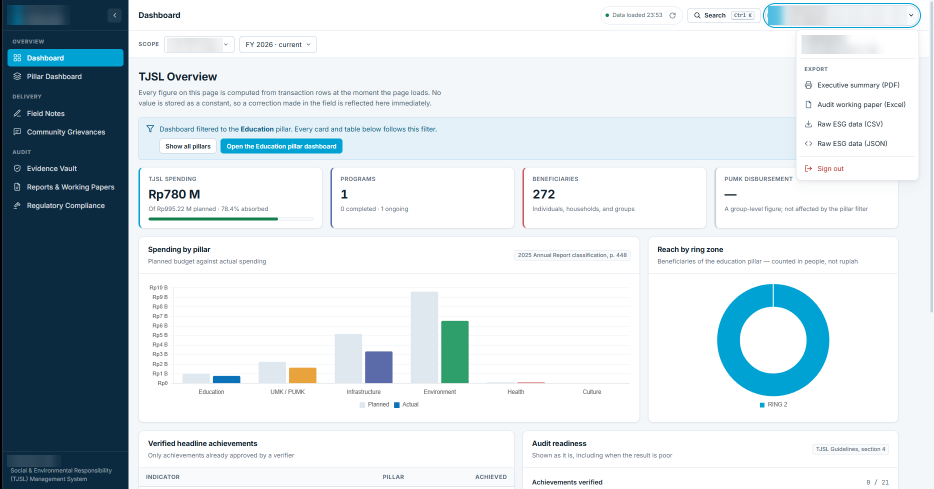
#> input picture src/assets/images/projects/climate-data-platform/dashboard-overview.png, 1868 x 977 px, found by its file name (shown at 1/2 size)
$ python prepare-evidence.py ../../src/assets/images/projects/climate-data-platform/dashboard-overview.png
#> lines starting #> are read from the running program, lines starting #| are printed output that depends on the picture
"""
Siapkan foto & screenshot bukti Climate Data Platform untuk website.

- Screenshot dasbor: logo klien, nama grup, nama staf, nama platform,
  nama file berisi nama klien, dan koordinat geotag disensor (pixelate + blur,
  tidak bisa dibaca ulang).
- Foto IoT: orientasi dibetulkan, metadata (EXIF/GPS) dibuang, foto yang
  memperlihatkan isi ruangan dipotong.

Sumber : source-files/climate-data-platform/originals/   (TIDAK dipublish)
Hasil  : src/assets/images/projects/climate-data-platform/

Jalankan dari folder proyek:
    python source-files/scripts/prepare-evidence.py            # buat gambar
    python source-files/scripts/prepare-evidence.py --preview  # cek kotak sensor
"""
import sys
from pathlib import Path

from PIL import Image, ImageDraw, ImageFilter, ImageOps

ROOT = Path(__file__).resolve().parents[2]
SRC = ROOT / "source-files" / "climate-data-platform" / "originals"
OUT = ROOT / "src" / "assets" / "images" / "projects" / "climate-data-platform"
PREVIEW = ROOT / "source-files" / "climate-data-platform" / "redaction-preview.png"

# Kotak yang disensor, dalam piksel gambar asli: (kiri, atas, kanan, bawah)
REDACT = {
    "dashboard-overview.png": [
        (14, 10, 140, 50),       # logo klien
        (1536, 12, 1814, 50),    # nama & jabatan staf (header)
        (1603, 70, 1770, 108),   # nama & jabatan staf (menu)
        (334, 76, 446, 104),     # nama grup klien
        (14, 910, 122, 934),     # nama platform
    ],
    "pillar-dashboard.png": [
        (12, 6, 138, 46),
        (1530, 8, 1812, 44),
        (331, 70, 444, 99),
        (12, 906, 118, 930),
    ],
    "regulatory-compliance.png": [
        (18, 12, 142, 52),
        (1535, 12, 1816, 50),
        (336, 76, 449, 104),
        (18, 910, 124, 934),
        (1322, 612, 1560, 634),  # nama file berisi nama klien
        (1322, 968, 1560, 988),
    ],
    "evidence-vault.png": [
        (12, 10, 138, 50),
        (1531, 10, 1813, 48),
        (333, 74, 446, 103),
        (12, 910, 118, 933),
        (1286, 683, 1404, 709),  # koordinat geotag
        (1286, 862, 1409, 888),
    ],
}

# Foto IoT: (nama asli, nama hasil, kotak potong atau None)
PHOTOS = [
    ("iot-unit-interior.jpg", "iot-unit-interior.jpg", None),
    ("iot-unit-enclosure-open.jpg", "iot-unit-enclosure-open.jpg", None),
    ("iot-unit-solar-mount.jpg", "iot-unit-solar-mount.jpg", (0, 720, 1152, 1560)),
]

# Thumbnail kartu karya (Home & Works), dipotong dari screenshot yang SUDAH disensor
THUMBS = [
    ("dashboard-overview.png", "thumb.png", (262, 128, 1290, 860)),
]


def redact(img, box):
    """Pixelate kasar lalu blur, supaya teks di dalam kotak tidak bisa dipulihkan."""
    region = img.crop(box)
    w, h = region.size
    block = 14
    small = region.resize((max(1, w // block), max(1, h // block)), Image.BILINEAR)
    region = small.resize((w, h), Image.NEAREST).filter(ImageFilter.GaussianBlur(6))
    img.paste(region, box[:2])


def preview():
    """Satu gambar berisi potongan setiap kotak (garis merah) untuk dicek manual."""
    tiles = []
    for name, boxes in REDACT.items():
        img = Image.open(SRC / name).convert("RGB")
        for box in boxes:
            pad = 30
            crop_box = (max(0, box[0] - pad), max(0, box[1] - pad),
                        min(img.width, box[2] + pad), min(img.height, box[3] + pad))
            tile = img.crop(crop_box)
            ImageDraw.Draw(tile).rectangle(
                (box[0] - crop_box[0], box[1] - crop_box[1],
                 box[2] - crop_box[0], box[3] - crop_box[1]), outline="red", width=2)
            tiles.append(tile)
    width = max(t.width for t in tiles)
    sheet = Image.new("RGB", (width, sum(t.height + 8 for t in tiles)), "white")
    y = 0
    for t in tiles:
        sheet.paste(t, (0, y))
        y += t.height + 8
    sheet.save(PREVIEW)
    print("preview:", PREVIEW)


def build():
    OUT.mkdir(parents=True, exist_ok=True)
    for name, boxes in REDACT.items():
        img = Image.open(SRC / name).convert("RGB")
#> img is the input picture: PIL image 1868x977 RGB; mean R, G, B 208.4, 218.4, 223.6
        for box in boxes:
            redact(img, box)
#> this loop made 5 passes
#> pass 1, in redact, `region = img.crop(box)`:
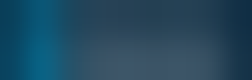
#> region: PIL image 126x40 RGB (shown 2 times larger); mean R, G, B 34, 73.1, 95.4
#> pass 2, in redact (call 2), `region = img.crop(box)`:
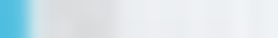
#> region: PIL image 278x38 RGB; mean R, G, B 215.8, 229.6, 235.6
        img.save(OUT / name, optimize=True)
        print("redacted:", name)
#> pass 2 of the loop in build, `for name, boxes in REDACT.items():`:
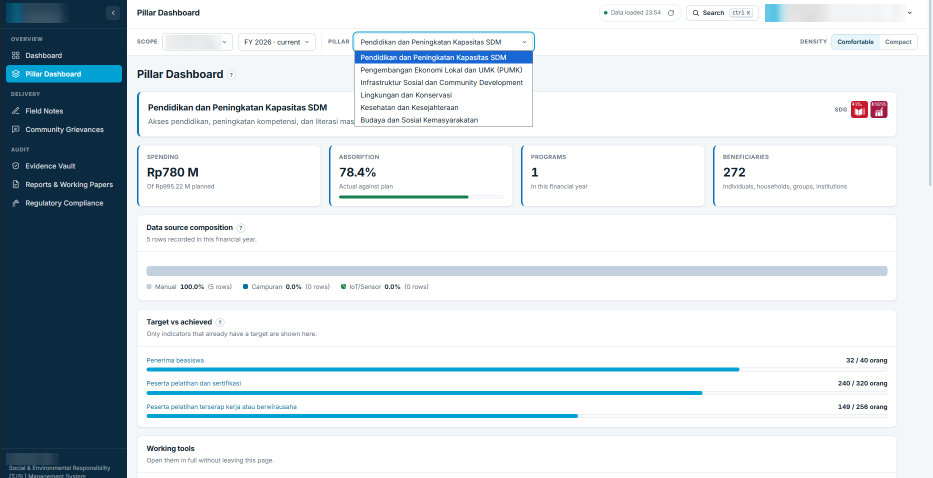
#> input picture src/assets/images/projects/climate-data-platform/pillar-dashboard.png, 1865 x 955 px, found by its file name (shown at 1/2 size)
#> in build, img is the input picture: PIL image 1865x955 RGB; mean R, G, B 210.7, 219.3, 224.6
#> the loop in build, `for box in boxes:` made 4 passes
#> pass 1, in redact (call 6), `region = img.crop(box)`:
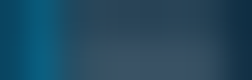
#> region: PIL image 126x40 RGB (shown 2 times larger); mean R, G, B 34.1, 73.5, 95.5
#> pass 3 of the loop in build, `for name, boxes in REDACT.items():`:
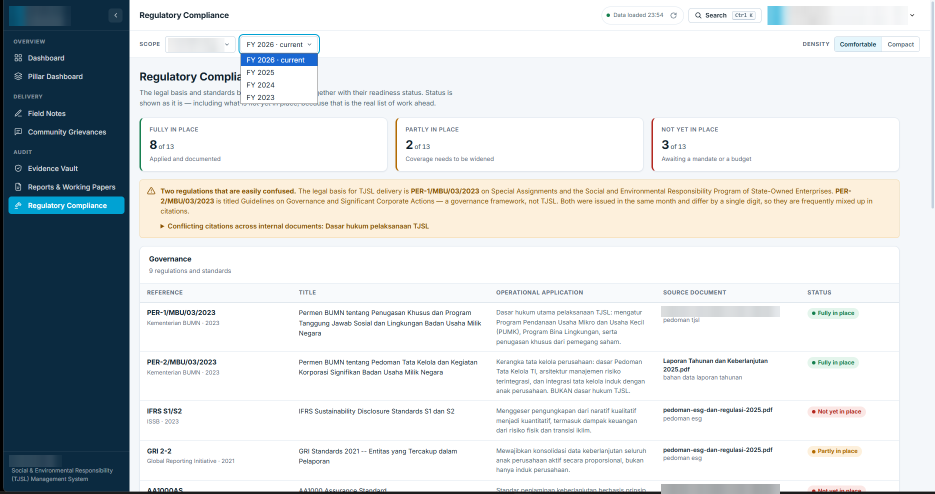
#> input picture src/assets/images/projects/climate-data-platform/regulatory-compliance.png, 1870 x 988 px, found by its file name (shown at 1/2 size)
#> in build, img is the input picture: PIL image 1870x988 RGB; mean R, G, B 212.6, 217, 218.7
#> the loop in build, `for box in boxes:` made 6 passes
#> pass 1, in redact (call 10), `region = img.crop(box)`:
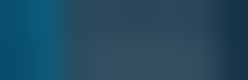
#> region: PIL image 124x40 RGB (shown 2 times larger); mean R, G, B 34.7, 74.2, 96.5
#> pass 2, in redact (call 11), `region = img.crop(box)`:
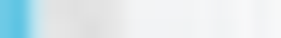
#> region: PIL image 281x38 RGB; mean R, G, B 221.5, 234, 238.3
#> the loop made 4 passes; the first 3 are shown
    for src_name, out_name, crop in PHOTOS:
        img = ImageOps.exif_transpose(Image.open(SRC / src_name)).convert("RGB")
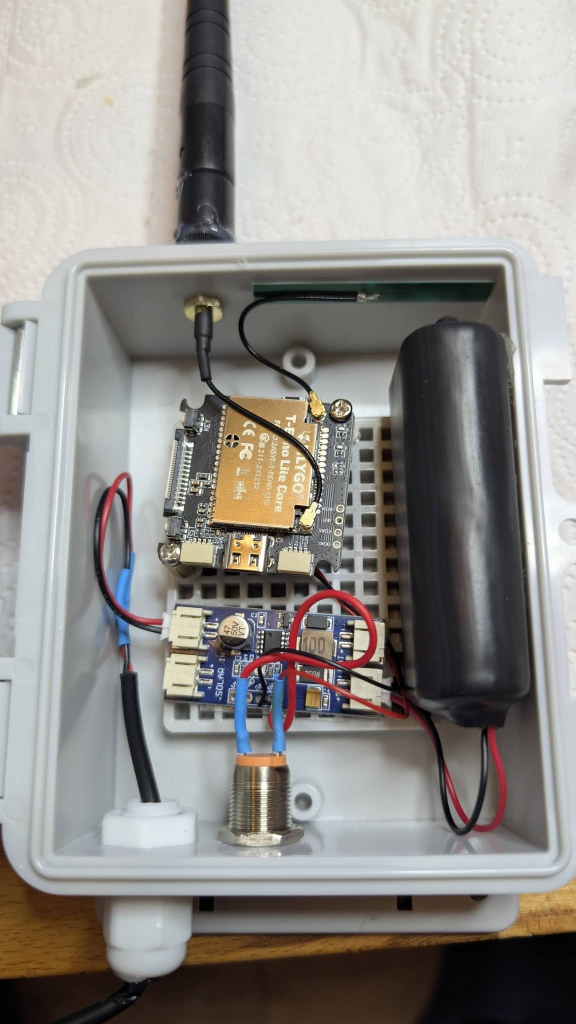
#> input picture src/assets/images/projects/climate-data-platform/iot-unit-interior.jpg, 1152 x 2048 px, found by its file name (shown at 1/2 size)
#> img is the input picture: PIL image 1152x2048 RGB; mean R, G, B 145.4, 142.4, 138.6
        if crop:
            img = img.crop(crop)
        img.save(OUT / out_name, quality=90, optimize=True)  # tanpa exif=, jadi metadata terbuang
        print("photo:", out_name, img.size)
#| photo: iot-unit-interior.jpg (1152, 2048)
#> pass 2 of the loop in build, `for src_name, out_name, crop in PHOTOS:`:
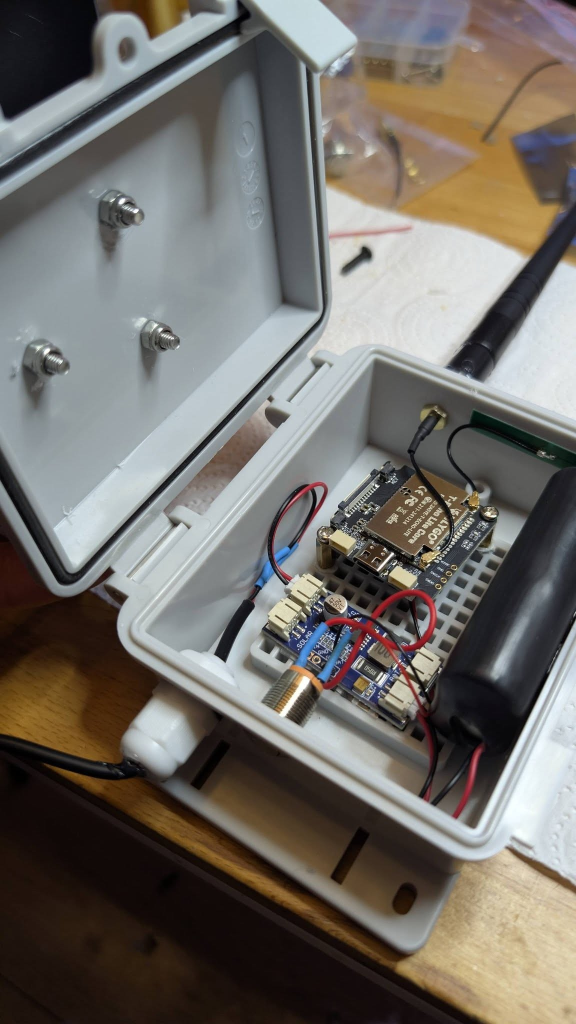
#> input picture src/assets/images/projects/climate-data-platform/iot-unit-enclosure-open.jpg, 1152 x 2048 px, found by its file name (shown at 1/2 size)
#> in build, img is the input picture: PIL image 1152x2048 RGB; mean R, G, B 114, 109.7, 104.1
#| photo: iot-unit-enclosure-open.jpg (1152, 2048)
#> pass 3 of the loop in build, `for src_name, out_name, crop in PHOTOS:`:
    for src_name, out_name, crop in THUMBS:
        Image.open(OUT / src_name).crop(crop).save(OUT / out_name, optimize=True)
        print("thumb:", out_name)


if __name__ == "__main__":
#> (the run stopped early here; a loop or call above may not have finished)
